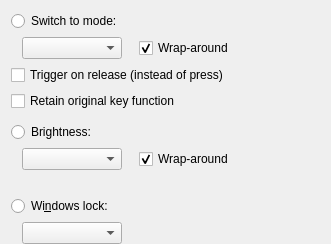
     <widget class="QWidget" name="actionTab">
      <property name="sizePolicy">
       <sizepolicy hsizetype="Expanding" vsizetype="Preferred">
        <horstretch>0</horstretch>
        <verstretch>0</verstretch>
       </sizepolicy>
      </property>
      <attribute name="title">
       <string>Special</string>
      </attribute>
      <layout class="QGridLayout" name="gridLayout_3">
       <property name="bottomMargin">
        <number>0</number>
       </property>
       <item row="8" column="1">
        <spacer name="verticalSpacer_5">
         <property name="orientation">
          <enum>Qt::Vertical</enum>
         </property>
         <property name="sizeType">
          <enum>QSizePolicy::MinimumExpanding</enum>
         </property>
         <property name="sizeHint" stdset="0">
          <size>
           <width>20</width>
           <height>0</height>
          </size>
         </property>
        </spacer>
       </item>
       <item row="1" column="1">
        <widget class="QComboBox" name="modeBox">
         <property name="sizePolicy">
          <sizepolicy hsizetype="Expanding" vsizetype="Fixed">
           <horstretch>0</horstretch>
           <verstretch>0</verstretch>
          </sizepolicy>
         </property>
         <item>
          <property name="text">
           <string/>
          </property>
         </item>
         <item>
          <property name="text">
           <string>(Previous)</string>
          </property>
         </item>
         <item>
          <property name="text">
           <string>(Next)</string>
          </property>
         </item>
        </widget>
       </item>
       <item row="5" column="1">
        <spacer name="verticalSpacer_6">
         <property name="orientation">
          <enum>Qt::Vertical</enum>
         </property>
         <property name="sizeType">
          <enum>QSizePolicy::Fixed</enum>
         </property>
         <property name="sizeHint" stdset="0">
          <size>
           <width>20</width>
           <height>5</height>
          </size>
         </property>
        </spacer>
       </item>
       <item row="9" column="1">
        <widget class="QComboBox" name="lockBox">
         <property name="sizePolicy">
          <sizepolicy hsizetype="Expanding" vsizetype="Fixed">
           <horstretch>0</horstretch>
           <verstretch>0</verstretch>
          </sizepolicy>
         </property>
         <item>
          <property name="text">
           <string/>
          </property>
         </item>
         <item>
          <property name="text">
           <string>Toggle</string>
          </property>
         </item>
         <item>
          <property name="text">
           <string>On</string>
          </property>
         </item>
         <item>
          <property name="text">
           <string>Off</string>
          </property>
         </item>
        </widget>
       </item>
       <item row="4" column="1">
        <spacer name="verticalSpacer_7">
         <property name="orientation">
          <enum>Qt::Vertical</enum>
         </property>
         <property name="sizeType">
          <enum>QSizePolicy::Fixed</enum>
         </property>
         <property name="sizeHint" stdset="0">
          <size>
           <width>20</width>
           <height>5</height>
          </size>
         </property>
        </spacer>
       </item>
       <item row="5" column="0" colspan="2">
        <widget class="QRadioButton" name="lightButton">
         <property name="text">
          <string>Brightness:</string>
         </property>
         <property name="autoExclusive">
          <bool>false</bool>
         </property>
        </widget>
       </item>
       <item row="0" column="0" colspan="2">
        <widget class="QRadioButton" name="modeButton">
         <property name="text">
          <string>Switch to mode:</string>
         </property>
         <property name="autoExclusive">
          <bool>false</bool>
         </property>
        </widget>
       </item>
       <item row="6" column="1">
        <widget class="QComboBox" name="lightBox">
         <property name="sizePolicy">
          <sizepolicy hsizetype="Expanding" vsizetype="Fixed">
           <horstretch>0</horstretch>
           <verstretch>0</verstretch>
          </sizepolicy>
         </property>
         <item>
          <property name="text">
           <string/>
          </property>
         </item>
         <item>
          <property name="text">
           <string>Up</string>
          </property>
         </item>
         <item>
          <property name="text">
           <string>Down</string>
          </property>
         </item>
        </widget>
       </item>
       <item row="8" column="0" colspan="2">
        <widget class="QRadioButton" name="lockButton">
         <property name="text">
          <string>Wi&amp;ndows lock:</string>
         </property>
         <property name="autoExclusive">
          <bool>false</bool>
         </property>
        </widget>
       </item>
       <item row="7" column="3">
        <spacer name="horizontalSpacer_10">
         <property name="orientation">
          <enum>Qt::Horizontal</enum>
         </property>
         <property name="sizeHint" stdset="0">
          <size>
           <width>40</width>
           <height>20</height>
          </size>
         </property>
        </spacer>
       </item>
       <item row="6" column="3">
        <widget class="QCheckBox" name="lightWrapBox">
         <property name="text">
          <string>Wrap-around</string>
         </property>
         <property name="checked">
          <bool>true</bool>
         </property>
        </widget>
       </item>
       <item row="1" column="2">
        <spacer name="horizontalSpacer_8">
         <property name="orientation">
          <enum>Qt::Horizontal</enum>
         </property>
         <property name="sizeType">
          <enum>QSizePolicy::Fixed</enum>
         </property>
         <property name="sizeHint" stdset="0">
          <size>
           <width>5</width>
           <height>20</height>
          </size>
         </property>
        </spacer>
       </item>
       <item row="1" column="0">
        <spacer name="horizontalSpacer_5">
         <property name="orientation">
          <enum>Qt::Horizontal</enum>
         </property>
         <property name="sizeType">
          <enum>QSizePolicy::Fixed</enum>
         </property>
         <property name="sizeHint" stdset="0">
          <size>
           <width>5</width>
           <height>20</height>
          </size>
         </property>
        </spacer>
       </item>
       <item row="1" column="5">
        <spacer name="horizontalSpacer_6">
         <property name="orientation">
          <enum>Qt::Horizontal</enum>
         </property>
         <property name="sizeHint" stdset="0">
          <size>
           <width>40</width>
           <height>20</height>
          </size>
         </property>
        </spacer>
       </item>
       <item row="1" column="3">
        <widget class="QCheckBox" name="modeWrapBox">
         <property name="text">
          <string>Wrap-around</string>
         </property>
         <property name="checked">
          <bool>true</bool>
         </property>
        </widget>
       </item>
       <item row="2" column="0" colspan="5">
        <widget class="QCheckBox" name="modeReleaseBox">
         <property name="text">
          <string>Trigger on release (instead of press)</string>
         </property>
        </widget>
       </item>
       <item row="3" column="0" colspan="5">
        <widget class="QCheckBox" name="modePassthroughBox">
         <property name="text">
          <string>Retain original key function</string>
         </property>
        </widget>
       </item>
       <item row="1" column="4">
        <spacer name="horizontalSpacer_7">
         <property name="orientation">
          <enum>Qt::Horizontal</enum>
         </property>
         <property name="sizeHint" stdset="0">
          <size>
           <width>40</width>
           <height>20</height>
          </size>
         </property>
        </spacer>
       </item>
      </layout>
     </widget>
